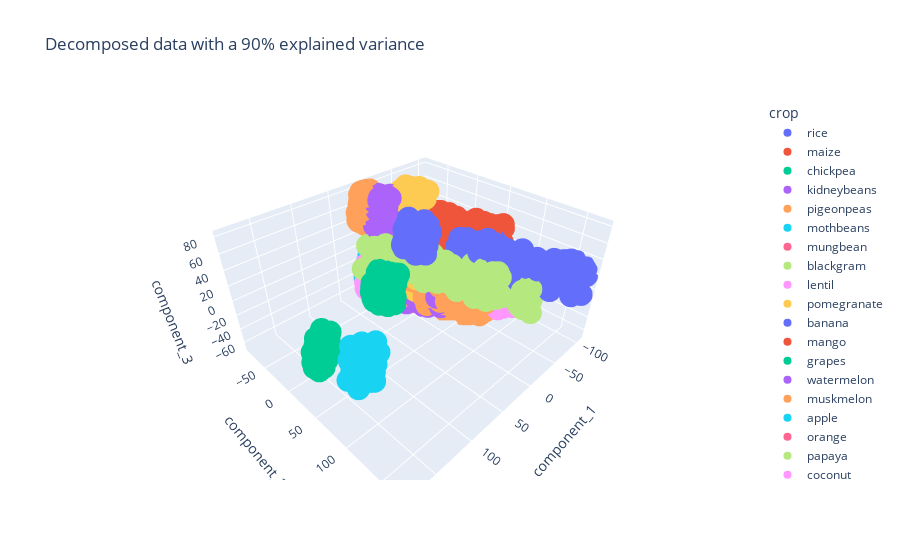

Source (notebook cell):
### Code cell
pca_3 = PCA(n_components=3)
PCA_3 = pca_3.fit_transform(df.drop('label', axis=1))
PCA_df = pd.DataFrame(PCA_3)
PCA_df.columns= ['component_1', 'component_2', 'component_3']
fig = px.scatter_3d(PCA_df,x='component_1', y='component_2', z='component_3',color=df['label'] , labels={'color':'crop'}, title=f'Decomposed data with a {100*pca_3.explained_variance_ratio_.sum():1.0f}% explained variance')
fig.show()
